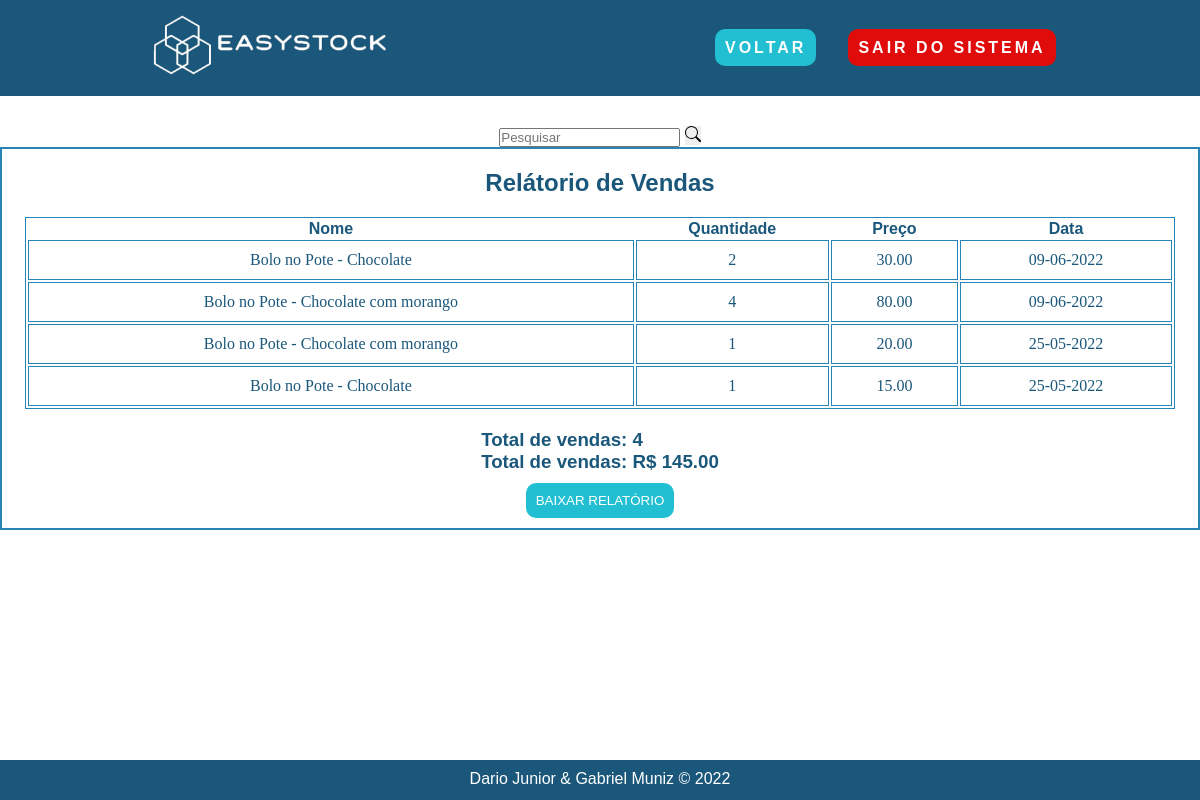
Page /pages/relatorio/relatorio.php (signed in) on the earlier database version.
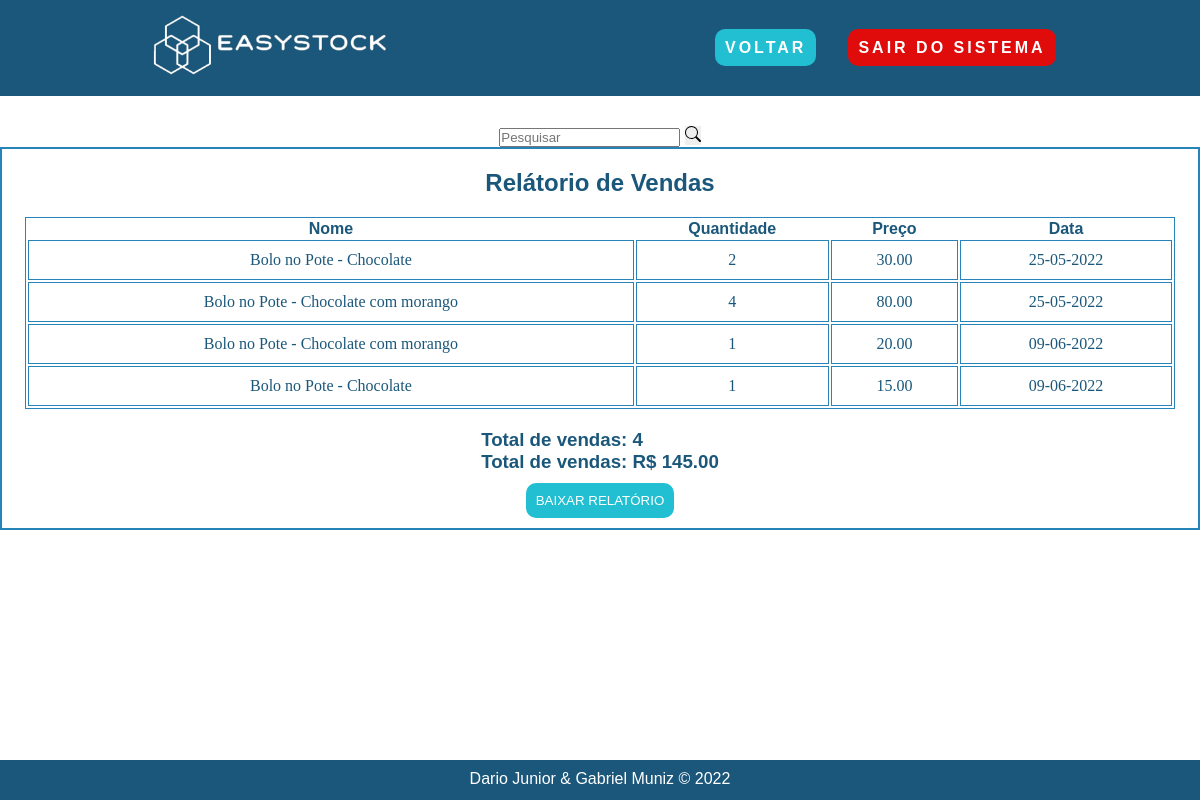
Same page on the later database version.
### tables this page shows
CREATE TABLE IF NOT EXISTS `vendas`(
    `id_venda` int(2) NOT NULL AUTO_INCREMENT,
    `id_clientes` int(2) NOT NULL,
    `id_produto` int(2) NOT NULL,
    `nome` varchar(45) NOT NULL,
    `preco` DECIMAL(10, 2) NOT NULL,
    `quantidade` int NOT NULL,
    `dataVenda` date,
    PRIMARY KEY (`id_venda`),
    FOREIGN KEY (`id_clientes`) REFERENCES `clientes`(`id`),
    FOREIGN KEY (`id_produto`) REFERENCES `produtos`(`id_produto`)
);

### pages/relatorio/relatorio.php (the view, shortened to what this page needs)
<?php
include_once '../../connection/config.php';
if (!empty($_GET['search'])) {
    $data = $_GET['search'];
    $sql = "SELECT * FROM vendas WHERE nome LIKE '%$data%' or quantidade LIKE '%$data%' or preco LIKE '%$data%' or dataVenda LIKE '%$data%' ORDER BY id_venda DESC";
} else {
    $sql = "SELECT * FROM vendas WHERE id_clientes = '" . $_SESSION["id_usuario"] . "'";
}
$query_relatorio = "SELECT COUNT(id_venda) AS qnt_vendas, SUM(preco) AS total_vendas FROM vendas WHERE id_clientes = '" . $_SESSION["id_usuario"] . "'";
$result = $con->query($sql);
function invdata($dataVenda)
{
    $parte = explode("-", $dataVenda);
    return ($parte[2] . "-" . $parte[1] . "-" . $parte[0]);
}
?>
<!DOCTYPE html>
<html lang="pt-br">
<head>
    <link rel="stylesheet" href="relatorio.css">
</head>
<body>
    <header>
        <nav class="menu">
            <div class="logo">
                <img src="../../src/img/logo.png" alt="">
            </div>
            <ul class="nav-list">
                <li><a href="../sistema/sistema-cliente.php" id="btn-voltar">Voltar</a></li>
                <li><a href="../login/login.php" id="btn-sair">Sair do sistema</a></li>
            </ul>
        </nav>
    </header>
    <main>
        <section class="sistema">
            <div class="sistema-box">
                <div class="box-search">
                    <input type="search" placeholder="Pesquisar" id="pesquisar">
                    <button onclick="searchData()" class="btn-search">
                    </button>
                </div>
                <div class="sistema-container">
                    <h2>Relátorio de Vendas</h2>
                    <div class="table-container">
                        <table class="table">
                            <thead>
                                <tr>
                                    <th scope="col">Nome</th>
                                    <th scope="col">Quantidade</th>
                                    <th scope="col">Preço</th>
                                    <th scope="col">Data</th>
                                </tr>
                            </thead>
                            <tbody>
                                <?php
                                while ($row = mysqli_fetch_assoc($result)) {
                                    echo "<tr>";
                                    echo "<td>" . $row["nome"] . "</td>";
                                    echo "<td>" . $row["quantidade"] . "</td>";
                                    echo "<td>" . $row["preco"] . "</td>";
                                    echo "<td>" . invdata($row["dataVenda"]) . "</td>";
                                    echo "</tr>";
                                }
                                ?>
                            </tbody>
                        </table>
                    </div>
                    <div class="total-container">
                        <?php
                        $result_relatorio = $con->query($query_relatorio);
                        $row_relatorio = mysqli_fetch_assoc($result_relatorio);
                        ?>
                        <h3>Total de vendas: <?php echo $row_relatorio["qnt_vendas"]; ?></h3>
                        <h3>Total de vendas: R$ <?php echo $row_relatorio["total_vendas"]; ?></h3>
                    </div>
                    <button><a class="btn_relatorio" href="relatorioVendas.php" target="_blank">Baixar relatório</a></button>
                </div>
            </div>
        </section>
    </main>
    <footer id="footer">
        <p class="copyright"> Dario Junior & Gabriel Muniz &copy; 2022 </p>
    </footer>
</body>
</html>

### pages/relatorio/relatorio.css (style rules this page uses)
:root { --main-bg: #1A577A; --second-bg: #0C2A3B; --blue: #2784B9; --light-blue: #21BFD1; --white: #fff; --black: #000; --orange: #FF5C00; --red: #E00C0C; --black-red: #660606; }
* { padding: 0; margin: 0; box-sizing: border-box; scroll-behavior: smooth; font-family: sans-serif; }
li { list-style: none; }
a { text-decoration: none; }
.logo { font-size: 24px; text-transform: uppercase; letter-spacing: 4px; }
.menu { background-color: var(--main-bg); display: flex; justify-content: space-around; align-items: center; font-family: sans-serif; height: 12vh; margin-bottom: 20px; }
.logo img { width: 250px; }
.nav-list { list-style: none; display: flex; }
.nav-list li { letter-spacing: 3px; margin-left: 32px; }
.nav-list a { color: var(--white); font-weight: bold; text-transform: uppercase; }
#btn-sair { color: var(--white); background-color: var(--red); border-radius: 10px; padding: 10px; text-transform: uppercase; transform: all 0.3s ease-in-out; }
#btn-voltar { color: var(--white); background-color: var(--light-blue); border-radius: 10px; padding: 10px; text-transform: uppercase; transform: all 0.3s ease-in-out; }
.sistema { display: flex; justify-content: space-around; width: 940px; margin: 0 auto; color: var(--main-bg); align-items: center; font-family: cursive; }
.sistema-box { display: flex; flex-direction: column; align-items: center; width: 940px; padding: 10px; }
.sistema-container { display: flex; flex-direction: column; align-items: center; border: 2px solid var(--blue); width: 1200px; padding: 20px; }
.table-container { display: flex; justify-content: center; align-items: center; margin-top: 20px; }
.table { border: 1px solid var(--blue); width: 1150px; text-align: center; margin-bottom: 20px; }
.table td { font-family: cursive; border: 1px solid var(--blue); padding: 10px; }
.total-container { display: flex; flex-direction: column; margin-bottom: 20px; }
.btn_relatorio { color: var(--white); background-color: var(--light-blue); border-radius: 10px; padding: 10px; text-transform: uppercase; transform: all 0.3s ease-in-out; }
button { border: none; }
footer { position: absolute; bottom: 0; background: var(--main-bg); width: 100%; height: 40px; }
.copyright { padding: 10px; text-align: center; color: var(--white); }

Differences in the rows shown:
changed vendas (number 1 of 4 on the later page): dataVenda "09-06-2022" → "25-05-2022"
changed vendas (number 2 of 4 on the later page): dataVenda "09-06-2022" → "25-05-2022"
changed vendas (number 3 of 4 on the later page): dataVenda "25-05-2022" → "09-06-2022"
changed vendas (number 4 of 4 on the later page): dataVenda "25-05-2022" → "09-06-2022"
